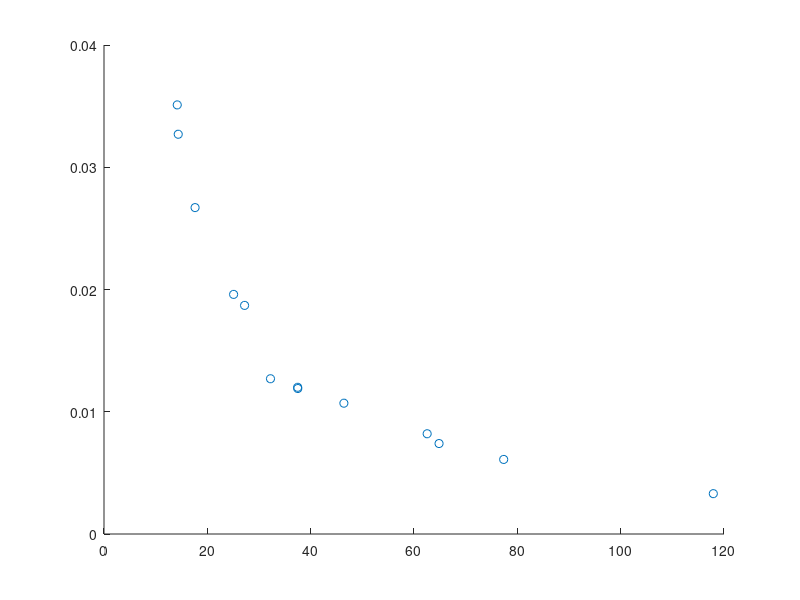

MATLAB code for this plot:
group_index_vals = [14.3665, 64.848, 37.5016, 32.2216, 117.9303, 25.0849, 77.3571, 62.5464, 37.4796, 46.4294, 27.2103, 17.6271, 14.1737]
gbp_vals = [0.4551, 0.4667, 0.4471, 0.4278, 0.3916, 0.4843, 0.4649, 0.4927, 0.4267, 0.4914, 0.4905, 0.4635, 0.4843]
bandwidth_vals = [0.0327, 0.0074, 0.0119,  0.0127, 0.0033 , 0.0196, 0.0061, 0.0082 , 0.012 , 0.0107, 0.0187 , 0.0267, 0.0351]
scatter(group_index_vals,bandwidth_vals)